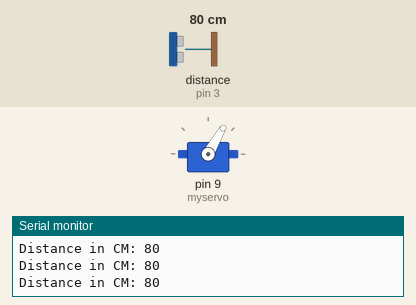
A sketch run on a simulated Arduino Uno, built with avr-gcc and run on an emulated ATmega328P. On the bench: servo, the last lines printed to the serial monitor. Inputs (shaded band) come from the test bench; at power-on: distance to the obstacle (sensor on pin 3) 80 cm. The echo pulse lasts 58.3 µs per cm.

Above: at 1.2 s.
1.3 s: distance to the obstacle (sensor on pin 3) set to 33 cm
2.8 s: distance to the obstacle (sensor on pin 3) set to 28 cm
At 3.1 s:
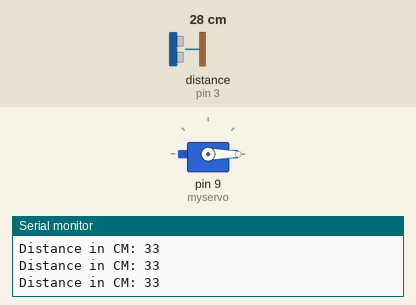
Timing chart, 0 to 8.4 s (numbered marks = the images above; inputs shaded):
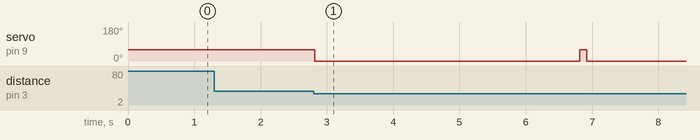

Measured:
- the behaviour switches between 31 and 30 cm on distance to the obstacle (sensor on pin 3) (found by bisection; images 0 and 1)
- after the input at 2.8 s, servo on pin 9 (myservo): 60° → 0° at once, → 60° 4.0 s later, → 0° 0.10 s later

The sketch:

codigo.ino
```cpp
#include <Ultrasonic.h>
#include <Servo.h>

Servo myservo;  // Crea un objeto de tipo Servo llamado "myservo"
Ultrasonic ultrasonic(2, 3);  // Crea un objeto de tipo Ultrasonic con los pines 2 (ECHO) y 3 (TRIGGER)
int distance;  // Variable para almacenar la distancia medida por el sensor ultrasónico

void setup() {
  myservo.attach(9);  // Adjunta el servo al pin 9 y lo asocia con el objeto "myservo"
  Serial.begin(9600);  // Inicia la comunicación serial a una velocidad de 9600 baudios
  myservo.write(60);  // Coloca el servo en su posición inicial (ángulo 0 grados)
}

void loop() {
  // Lee la distancia en centímetros utilizando el sensor ultrasónico
  distance = ultrasonic.read();

  // Comprueba si la distancia medida es menor o igual a 30 centímetros
  if (distance <= 30) {
    // Si la distancia es menor o igual a 30 cm, realiza lo siguiente:

    myservo.write(-60);  // Gira el servo a un ángulo de 60 grados (puede ser un ángulo específico para realizar una acción)
    delay(4000);  // Espera 4 segundos (4000 milisegundos)
    myservo.write(60);  // Vuelve a la posición inicial del servo (ángulo 0 grados)
  }

  // Imprime la distancia medida en centímetros en el Monitor Serie
  Serial.print("Distance in CM: ");
  Serial.println(distance);

  delay(100);  // Espera 100 milisegundos antes de realizar la siguiente medición
}
```
